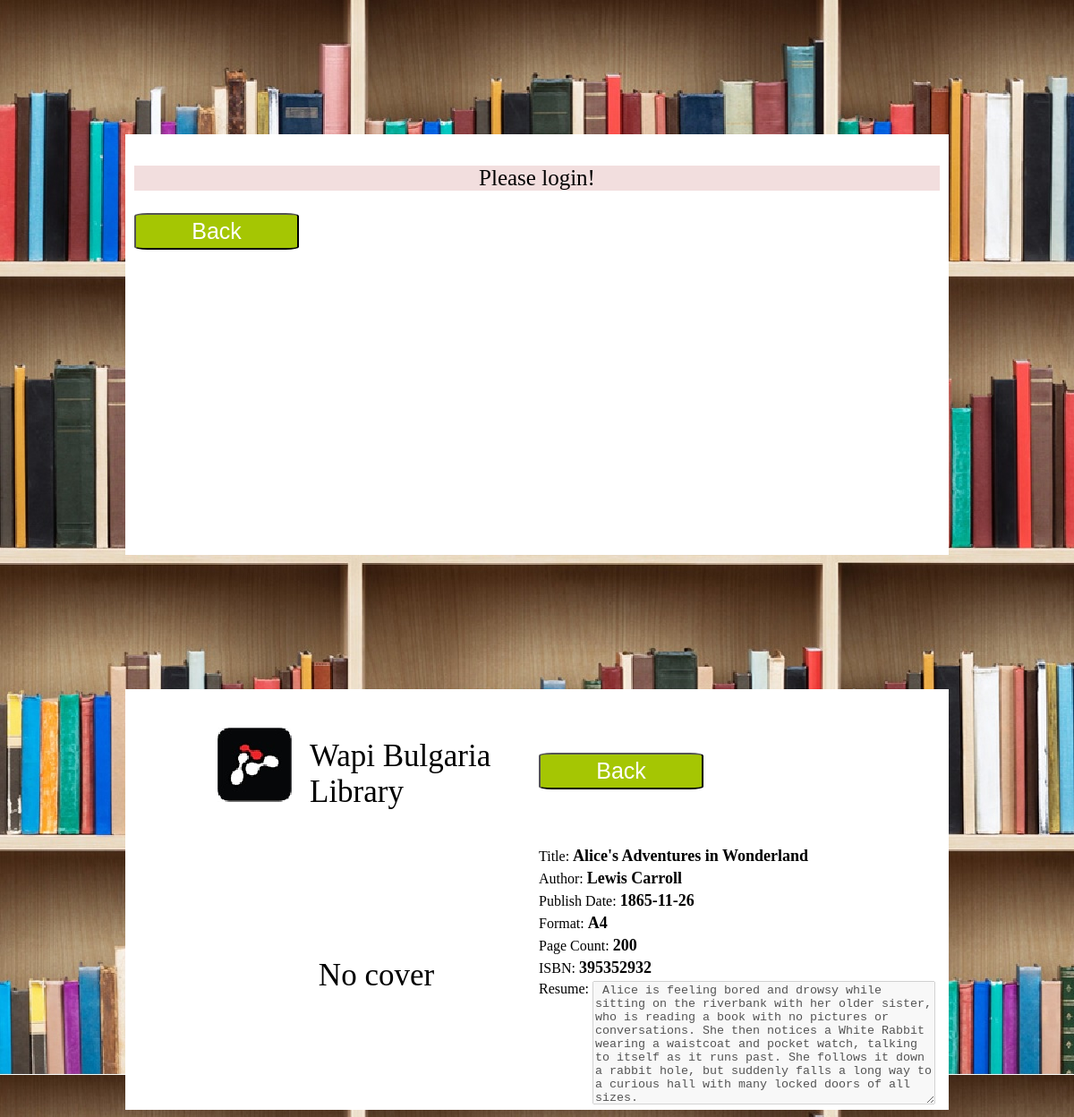
/phpjun_test/view_book.php?bookId=2, run on the app's committed database.
### tables this page shows
CREATE TABLE `books` (
  `id` int(11) NOT NULL,
  `title` text NOT NULL,
  `author` text NOT NULL,
  `publish_date` date DEFAULT NULL,
  `format` text NOT NULL,
  `page_count` int(11) DEFAULT NULL,
  `isbn` text,
  `resume` text NOT NULL,
  `creation_date` timestamp NOT NULL DEFAULT CURRENT_TIMESTAMP,
  `file_name` text
);

### phpjun_test/includes/db_functions.php (called while the page is built)
<?php
	function get_result($sql) {
		global $conn;
		$result = mysqli_query($conn, $sql);
		$resultArray = array();
		if (mysqli_num_rows($result) > 0) {
			while($row = mysqli_fetch_assoc($result)) {
		     	array_push($resultArray, $row);
			}
			return $resultArray;
		}
	}

### phpjun_test/view_book.php (the view, shortened to what this page needs)
<?php session_start();
if (!isset($_SESSION['username'])) {
	?>
	 	<div class="content">
			<div class="not_valid">
				<p>Please login!</p>
			</div>
			<button class="btn" id="go_back">Back</button>
		</div>
		<?php
}
	include "includes/db_connect.php";
	include "includes/db_functions.php";
	$bookId = (int)$_GET['bookId'];
	$sql = "SELECT * FROM books WHERE id = {$bookId}  limit 1";
	$book = get_result($sql);
	$book = end($book);
		$cover = "<p>No cover</p>";
	?>
<?php include_once('includes/html_header.php');?>
	<div class="content">
	<div class="header">
		<table>
			<tr>
				<td><div class="logo"><img src="css/pics/logo.jpg"></div><div class="logo_text"><p>Wapi Bulgaria Library</p></div></td>
				<td>
					<button class="btn" id="go_back">Back</button>
				</td>
			</tr>
		</table>
	</div>
		<table class="tbl">
			<tr>
				<td rowspan="7"><div class="cover"><?php echo $cover; ?></div></td>
				<td>Title: <strong><?php echo $book['title']; ?></strong></td>
			</tr>
			<tr>
				<td>Author: <strong><?php echo $book['author']; ?></strong></td>
			</tr>
			<tr>
				<td>Publish Date: <strong><?php echo $book['publish_date']; ?></strong></td>
			</tr>
			<tr>
				<td>Format: <strong><?php echo $book['format']; ?></strong></td>
			</tr>
			<tr>
				<td>Page Count: <strong><?php echo $book['page_count']; ?></strong></td>
			</tr>
			<tr>
				<td>ISBN: <strong><?php echo $book['isbn']; ?></strong></td>
			</tr>
			<tr>
				<td><label for="resume">Resume: </label>
				<textarea name="resume" id="resume" disabled="disabled" cols="50" rows="20"><?php echo $book['resume']; ?></textarea></td>
			</tr>
		</table>
	</div>

### phpjun_test/css/style.css (style rules this page uses)
.btn { width: 184px; height: 41px; font-size: 25px; border-radius: 8%; background-color: rgb(165, 198, 3); color: #fff; }
.tbl { width: 100%; }
.tbl td { width: 50%; }
.not_valid { background-color: #f2dede; }
.not_valid p, .complete p { text-align: center; font-size: 25px; }
.logform, .content { margin-top: 150px; margin-left: auto; margin-right: auto; width: 900px; height: 450px; padding: 10px; background-color: #fff; }
.header table { width: 100%; }
.header td { width: 50%; }
.logo_text { display: inline-block; width: 250px; padding-left: 20px; font-size: 35px; }
.logo { display: inline-block; margin-left: 90px; margin-top: 30px; }
#resume { height: 138px; width: 383px; vertical-align: top; }
.cover p { margin-left: 90; text-align: center; font-size: 35; }
.tbl strong { font-size: 18; }

### data on the page
books: title "Alice's Adventures in Wonderland", author "Lewis Carroll", publish_date "1865-11-26", format "A4", page_count "200", isbn "395352932", resume "Alice is feeling bored and drowsy while sitting on the riverbank with her older sister, who is reading a book with no pictures or conversations. She then notices a White Rabbit wearing a waistcoat and pocket watch, talking to itself as it runs past. She follows it down a rabbit hole, but suddenly falls a long way to a curious hall with many locked doors of all sizes."
